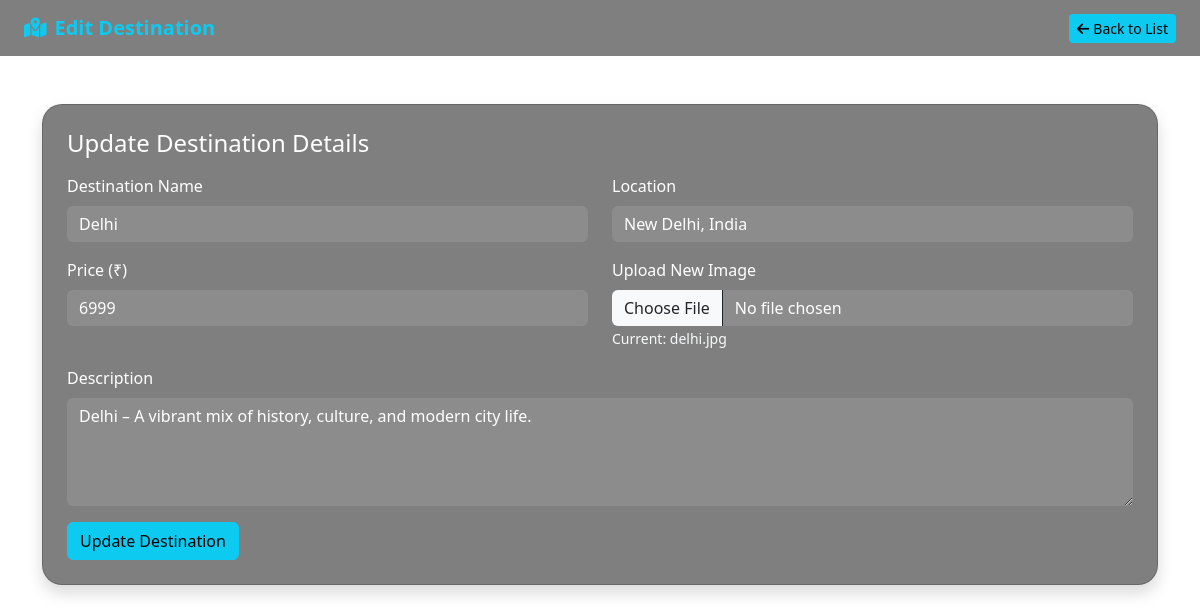
Screenshot of /admin/edit_destination.php?id=14 with the database file from the repository.
### tables this page shows
CREATE TABLE `destinations` (
  `dest_id` int(5) NOT NULL,
  `dest_name` text NOT NULL,
  `dest_description` varchar(200) NOT NULL,
  `dest_image` varchar(200) NOT NULL,
  `dest_location` varchar(200) NOT NULL,
  `dest_price` decimal(10,0) NOT NULL
);

### admin/edit_destination.php (the view, shortened to what this page needs)
<?php
include '../backend/connection.php';
if (isset($_GET['id'])) {
    $id = $_GET['id'];
    $destination = $conn->query("SELECT * FROM destinations WHERE dest_id=$id")->fetch_assoc();
} else {
    echo "<script>
            alert('Invalid request!');
            window.location.href='manage_destinations.php';
          </script>";
}
?>
<!DOCTYPE html>
<html lang="en">
<head>
    <link href="https://cdn.jsdelivr.net/npm/bootstrap@5.3.0/dist/css/bootstrap.min.css" rel="stylesheet">
    <link href="https://cdnjs.cloudflare.com/ajax/libs/font-awesome/6.5.0/css/all.min.css" rel="stylesheet">
</head>
<body>
<nav class="navbar navbar-dark px-4">
    <span class="navbar-brand"><i class="fas fa-map-location-dot me-2"></i>Edit Destination</span>
    <a href="manage_destinations.php" class="btn btn-back btn-sm"><i class="fas fa-arrow-left me-1"></i>Back to List</a>
</nav>
<div class="container mt-5">
    <div class="card p-4 shadow">
        <h4 class="mb-3">Update Destination Details</h4>
        <form method="POST" enctype="multipart/form-data">
            <div class="row">
                <div class="col-md-6 mb-3">
                    <label class="form-label">Destination Name</label>
                    <input type="text" name="dest_name" class="form-control" value="<?= $destination['dest_name'] ?>" required>
                </div>
                <div class="col-md-6 mb-3">
                    <label class="form-label">Location</label>
                    <input type="text" name="dest_location" class="form-control" value="<?= $destination['dest_location'] ?>" required>
                </div>
                <div class="col-md-6 mb-3">
                    <label class="form-label">Price (₹)</label>
                    <input type="number" name="dest_price" step="0.01" class="form-control" value="<?= $destination['dest_price'] ?>" required>
                </div>
                <div class="col-md-6 mb-3">
                    <label class="form-label">Upload New Image</label>
                    <input type="file" name="dest_image" class="form-control" accept="image/*">
                    <small class="text-light mt-1">Current: <?= $destination['dest_image'] ?></small>
                </div>
                <div class="col-12 mb-3">
                    <label class="form-label">Description</label>
                    <textarea name="dest_description" class="form-control" rows="4" required><?= $destination['dest_description'] ?></textarea>
                </div>
            </div>
            <button name="update" class="btn btn-info">Update Destination</button>
        </form>
    </div>
</div>
</body>
</html>

### admin/edit_destination.php (style rules this page uses)
body { background: url('https://images.unsplash.com/photo-1507525428034-b723cf961d3e') no-repeat center center fixed; background-size: cover; }
.navbar { background-color: rgba(0, 0, 0, 0.5); }
.navbar-brand { color: #0dcaf0; font-weight: bold; }
.card { background: rgba(0, 0, 0, 0.5); border-radius: 20px; color: white; }
label { color: white; }
.form-control { background: rgba(255, 255, 255, 0.1); border: none; color: white; }
.btn-back { border: none; background-color: #0dcaf0; color: #000; }

### rows the page displays
destinations: dest_name "Delhi", dest_location "New Delhi, India", dest_price "6999", dest_image "delhi.jpg", dest_description "Delhi – A vibrant mix of history, culture, and modern city life."
